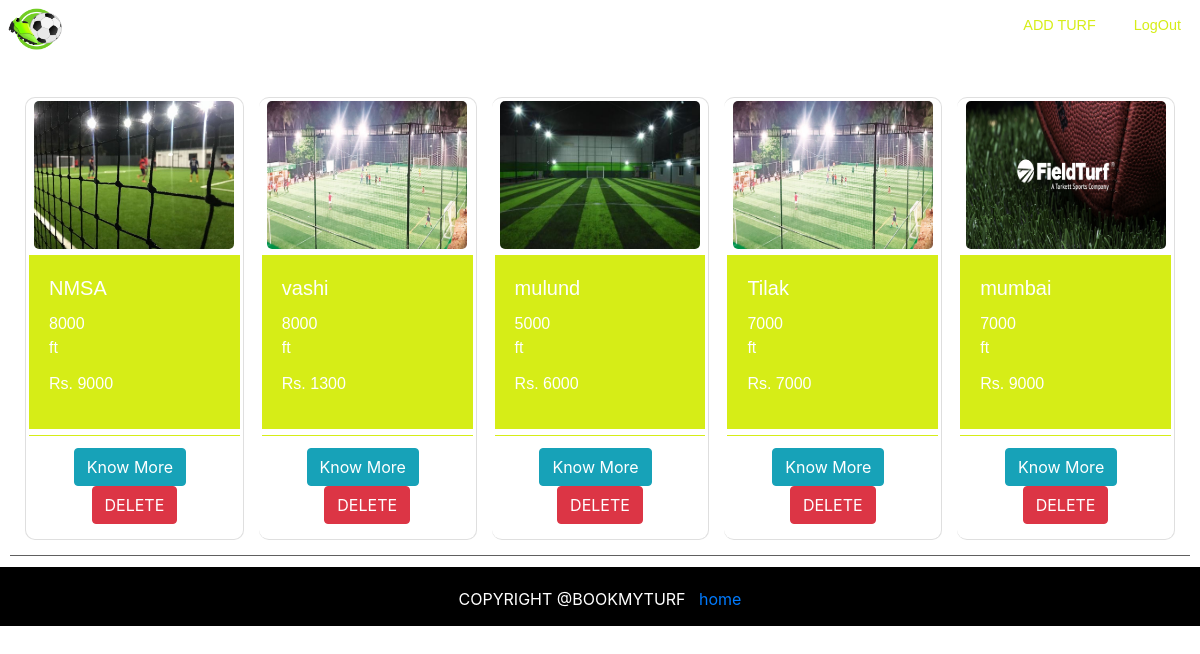
Screenshot of /templates/admin/homepage.php (signed in) with the database file from the repository.
### tables this page shows
CREATE TABLE `turf` (
  `id` int(11) NOT NULL,
  `turf_name` varchar(255) NOT NULL,
  `email` varchar(255) NOT NULL,
  `contact_number` varchar(255) NOT NULL,
  `turf_address` varchar(255) NOT NULL,
  `timeslot_start` datetime NOT NULL,
  `timeslot_end` datetime NOT NULL,
  `price` varchar(255) NOT NULL,
  `refreshments` varchar(255) NOT NULL,
  `changingRoom` varchar(255) NOT NULL,
  `size` varchar(255) NOT NULL,
  `seating` varchar(255) NOT NULL,
  `booked` tinyint(1) NOT NULL
);

### templates/admin/homepage.php (the view, shortened to what this page needs)
<!DOCTYPE html>
<html lang="en">
<head>
    <link rel="stylesheet" href="https://maxcdn.bootstrapcdn.com/bootstrap/4.0.0/css/bootstrap.min.css">
    <link rel="stylesheet" type="text/css" href="../css/homepage_admin.css">
</head>
<body style="margin: 0;">
    <div class="banner">
        <div class="topnav">
        <?php
            include('../../mysqli_connect.php');
            if(!isset($_SESSION['usernamead']) or !isset($_SESSION['loggedinad']) or $_SESSION['loggedinad']!==true){
                echo "<a href='login.php'>LOG IN</a>";
            }
            else{
                echo "<a href='logout.php'>LogOut</a>";
                echo "<a href='add.php'>ADD TURF</a>";
            }
        ?>
            <img style="width:70px;height:58px;padding:8px;" src="../images/home/WEBB png.png" />
        </div>
    </div>
<br><br><br>
<?php
echo '<div class="card-group" style="padding-bottom:15px;border-bottom:1px solid #606060ff;">';
  $select_turf_query="select * from turf;";
  $rows=mysqli_query($link,$select_turf_query);
  while($row=mysqli_fetch_array($rows, MYSQLI_BOTH)){
echo '
  <div class="card" style="border-radius:10px;">
    <img class="card-img-top" src="../admin/upload/'.$row['id'].'.jpg" alt="Card image cap" style="border-radius:8px;;padding:3px;height:50%;width:95%; display: block;margin-left: auto;    margin-right: auto;">
    <div class="card-body">
      <h5 class="card-title">'.$row['turf_name'].'</h5>
      <p class="card-title"><span>'.$row['size'].' ft</span></p>
      <p class="card-title">Rs. '.$row['price'].'</p>
    </div>
    <div class="card-footer">
      <center>
        <button type="button" class="btn btn-info" data-toggle="modal" data-target="#knowMoreModal1'.$row['turf_name'].'">Know More</button>
        <div id="knowMoreModal1'.$row['turf_name'].'" class="modal fade" role="dialog" style="opacity:1;">
              <center><h4 class="modal-title">'.$row['turf_name'].'</h4></center>
                <h5>EMAIL: &nbsp;'.$row['email'].'</h5>
                <h5>CONTACT: &nbsp;'.$row['contact_number'].'</h5>
                <h5>ADDRESS: &nbsp;'.$row['turf_address'].'</h5>
                <h5>TIME SLOT START: &nbsp;'.$row['timeslot_start'].'</h5>
                <h5>TIME SLOT END: &nbsp;'.$row['timeslot_end'].'</h5>
                <h5>PRICE: &nbsp;'.$row['price'].'</h5>
                <h5>SIZE: &nbsp;'.$row['size'].' square ft</h5>
                    <button type="button" class="btn btn-danger" data-toggle="modal" data-target="#bookModal1'.$row['turf_name'].'">DELETE</button>
      </div>
      <button type="button" class="btn btn-danger" data-toggle="modal" data-target="#bookModal1'.$row['turf_name'].'">DELETE</button>
        <div id="bookModal1'.$row['turf_name'].'" class="modal fade" role="dialog" style="opacity:1;">
            <div class="modal-dialog">
            <div class="modal-content" style="background-color: black;color: white;opacity:0.95;top:190px;border:2px solid white;">
                <center><h4 class="modal-title" >'.$row['turf_name'].'</h4></center>
                <div class="modal-body">
                <p>';
                echo '</p>
                </div>
                <div class="modal-footer">
                    <button type="button" class="btn btn-danger"data-dismiss="modal">Cancel</button>';
                echo"</div>
            </div>
        </div>
    </div>
      </center>
    </div>
  </div>";
 }
?>
</div>
<footer>
 <p> COPYRIGHT @BOOKMYTURF
 <a class="homebutton" href='../html/homepage.php'><i class="fa fa-caret-left" ></i>&nbsp;&nbsp;home</a> </p>
</footer>
</body>
</html>

### templates/css/homepage_admin.css (style rules this page uses)
body { background-color:#ffffff; }
.banner { position: relative; }
.topnav { position: absolute; width:100%; background-color:#ffffff; top:0; border-bottom:2px solid #ffffff; }
.topnav a { float: right; color: #d6ed17ff; text-align: center; padding: 15px 19px; text-decoration: none; font-size: 1.2vw; font-family: Impact, Charcoal, sans-serif; color: #d6ed17ff; }
.card-group { margin:10px; }
.card { margin:15px; }
.card-body { border-bottom:1px solid #d6ed17ff; border-top:1px solid #d6ed17ff; color:#ffffff; background:#d6ed17ff; margin:3px; border-bottom:1px solid #d6ed17ff;border-top:1px solid #d6ed17ff;color:#ffffff;background:#d6ed17ff }
.card-title { font-family: Impact, Charcoal, sans-serif; }
.card-footer { border-top:1px solid #d6ed17ff; color:#ffffff; background:#ffffff; margin:3px; }
footer { position: relative; width: 100%; height: 60px; left: 0; bottom: 0; background-color: black; color: white; text-align: center; padding:20px; border-top:1px solid white; }

### rows the page displays
turf: shows a picture, turf_name "NMSA", size "8000", price "9000"
turf: turf_name "vashi", size "8000", price "1300"
turf: shows a picture, turf_name "mulund", size "5000", price "6000"
turf: turf_name "Tilak", size "7000", price "7000"
turf: shows a picture, turf_name "mumbai", size "7000", price "9000"
